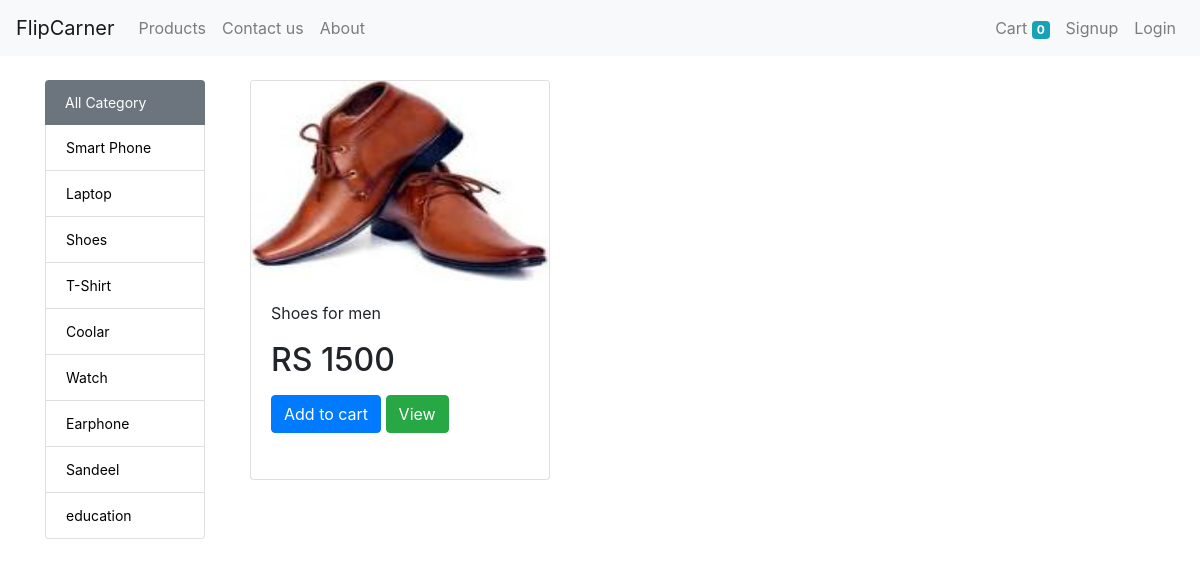
The page /?category_id=4 on the database its author committed.
### store/models/category.py (models this page shows, shortened)
class Category(models.Model):
	name = models.CharField(max_length=20)
	@staticmethod
	def getAllCategory():
		return Category.objects.all()

### store/models/product.py (models this page shows, shortened)
class Product(models.Model):
	name = models.CharField(max_length=220)
	price = models.IntegerField(default=0)
	category = models.ForeignKey(Category,on_delete=models.CASCADE,default=1)
	description = models.TextField()
	image = models.ImageField(upload_to='upload/products')
	date = models.DateTimeField(auto_now_add=True)
	@staticmethod
	def getAllProduct():
		return Product.objects.all()
	@staticmethod
	def getProductByFilter(category_id):
		if category_id:
			return Product.objects.filter(category = category_id)
		else:
			return Product.getAllProduct()

### store/views/home.py (the view, shortened to what this page needs)
# urls.py: path('',Home.as_view(), name='home'),
class Home(View):
	def get(self,request):
		cart = request.session.get('cart')
		categories = Category.getAllCategory()
		products = Product.getAllProduct().order_by('-id')
		if request.GET.get('id'):
			filterProductById = Product.objects.get(id=int(request.GET.get('id')))
			return render(request, 'productDetail.html',{"product":filterProductById,"categories":categories})
		if not cart:
			request.session['cart'] = {}
		if request.GET.get('category_id'):
			filterProduct = Product.getProductByFilter(request.GET['category_id'])
			return render(request, 'home.html',{"products":filterProduct,"categories":categories})
		return render(request, 'home.html',{"products":products,"categories":categories})

### store/templatetags/cart.py (called while the page is built)
@register.filter(name='is_in_cart')
def is_in_cart(product,cart):
	keys = cart.keys()
	for id in keys:
		if int(id) == product.id:
			return True
	return False

### store/templates/home.html (shortened to what this page needs)
{% extends 'base.html' %}
{% load cart %}
{% block content %}
<div class="container">
    <div class="row">
        <div class="col-md-2 mb-3">
            <ul class="list-group">
                <li class="list-group-item active bg-secondary border-0"><a style="text-decoration:none; color:white;" href="/">All Category</a></li>
                {% for category in categories %}
                <li class="list-group-item ctg"><a style="text-decoration:none; color:black;" href="/?category_id={{ category.id }}">{{ category.name }}</a></li>
                {% endfor %}
            </ul>
        </div>
        <div class="col-md-10">
            <div class="row product-row mx-auto mb-2">
                {% if products|length == 0 %}
                <div class="alert alert-warning col-12">
                    <strong>
                        <h3>No Product Found!</h3>
                    </strong>
                </div>
                {% elif products|length > 0 %}
                    {% for product in products %}
                    <div id="{{ product.id }}" class="col-md-4 mb-4">
                        <div class="card product-card mb-2">
                            <img class="card-img-top" src="{{ product.image.url }}" height="200px" alt="Card image cap">
                            <div class="card-body">
                                <p class="card-title">{{ product.name|truncatechars:60 }}</p>
                                <p class="card-text"><h2>RS {{ product.price }}</h2></p>
                                <form action="/#{{ product.id }}" method="POST">
                                    {% if product|is_in_cart:request.session.cart %}
                                    <a class="btn btn-warning" href="/cart">Go to cart </a>
                                    {% else %}
                                    <input class="btn btn-primary" type="submit" value="Add to cart">
                                    {% endif %}
                                    <a class="btn btn-success" href="/?id={{ product.id }}">View</a>
                                </form>
                            </div>
                        </div>
                    </div>
                    {% endfor %}
                {% endif %}
            </div>
        </div>
    </div>
</div>
{% endblock %}

### store/static/css/style.css (style rules this page uses)
.list-group { font-size:14px; }
.product-card { height: 400px; width: 300px; }
.product-card img { height: 200px; }

### rows shown on the page
Category: name "Smart Phone"
Category: name "Laptop"
Category: name "Shoes"
Category: name "T-Shirt"
Category: name "Coolar"
Category: name "Watch"
Category: name "Earphone"
Category: name "Sandeel"
Category: name "education"
Product: image (picture), name "Shoes for men", price "1500"

### other values the page prints
{{ request.session.cart.keys|length }} "0"
